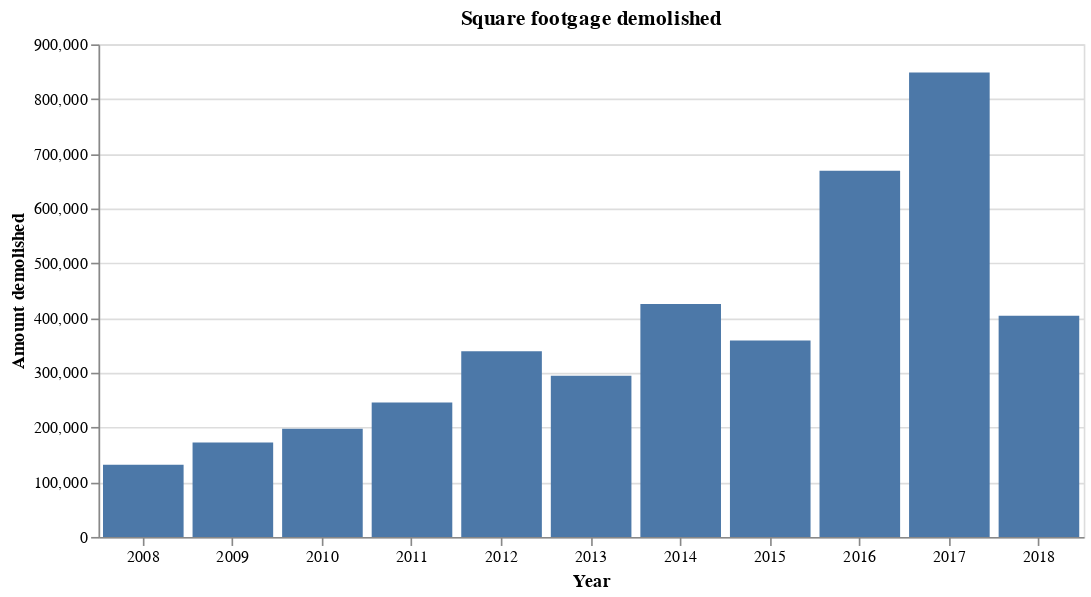

Notebook code for this chart:
### Code cell
alt.Chart(demos_spft.reset_index(), title="Square footgage demolished").mark_bar().encode(
    x=alt.X("Year:O", axis=alt.Axis(title="Year", labelAngle=0)),
    y=alt.Y("SqFt:Q", axis=alt.Axis(title="Amount demolished")),
).properties(width=600)

### Figure 1 — Vega-Lite specification as saved in the notebook (floating-point values rounded to 4 significant figures)
{"$schema": "https://vega.github.io/schema/vega-lite/v2.4.1.json", "config": {"view": {"height": 300, "width": 400}}, "data": {"values": [{"SqFt": 131987, "Year": "2008", "index": 0}, {"SqFt": 172399, "Year": "2009", "index": 1}, {"SqFt": 197725, "Year": "2010", "index": 2}, {"SqFt": 245702, "Year": "2011", "index": 3}, {"SqFt": 339043, "Year": "2012", "index": 4}, {"SqFt": 294329, "Year": "2013", "index": 5}, {"SqFt": 425708, "Year": "2014", "index": 6}, {"SqFt": 358905, "Year": "2015", "index": 7}, {"SqFt": 669128, "Year": "2016", "index": 8}, {"SqFt": 848763, "Year": "2017", "index": 9}, {"SqFt": 404141, "Year": "2018", "index": 10}]}, "encoding": {"x": {"axis": {"labelAngle": 0, "title": "Year"}, "field": "Year", "type": "ordinal"}, "y": {"axis": {"title": "Amount demolished"}, "field": "SqFt", "type": "quantitative"}}, "mark": "bar", "title": "Square footgage demolished", "width": 600}
